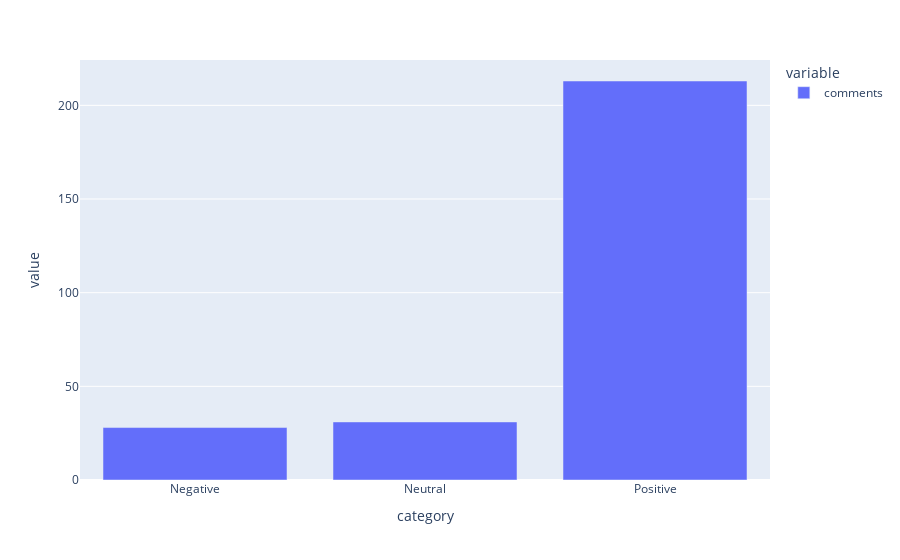

The code cell stored with this chart in its notebook:
### Markdown cell above
Star Living

### Code cell
google_review=pd.read_csv('./google_reviews_star_living.csv')

sent=[]

for index,row in google_review.iterrows():
    r=predict_class([row['comments']])
    sent.append(r)

google_review['category']=sent


# The distribution of sentiments
google_review.groupby('category').count().plot(kind='bar')

### Figure 1 — Plotly figure (JSON) as saved in the notebook; plotly's stock layout.template omitted (floating-point values rounded to 4 significant figures)
{"data": [{"alignmentgroup": "True", "hovertemplate": "variable=comments<br>category=%{x}<br>value=%{y}<extra></extra>", "legendgroup": "comments", "marker": {"color": "#636efa"}, "name": "comments", "offsetgroup": "comments", "orientation": "v", "showlegend": true, "textposition": "auto", "type": "bar", "x": ["Negative", "Neutral", "Positive"], "xaxis": "x", "y": [28, 31, 213], "yaxis": "y"}], "layout": {"barmode": "relative", "legend": {"title": {"text": "variable"}, "tracegroupgap": 0}, "margin": {"t": 60}, "xaxis": {"anchor": "y", "domain": [0, 1], "title": {"text": "category"}}, "yaxis": {"anchor": "x", "domain": [0, 1], "title": {"text": "value"}}}}
